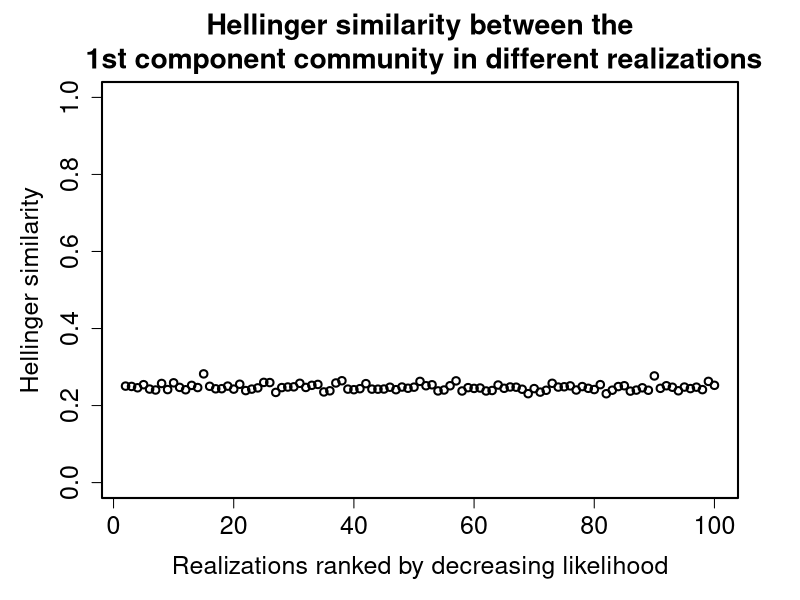
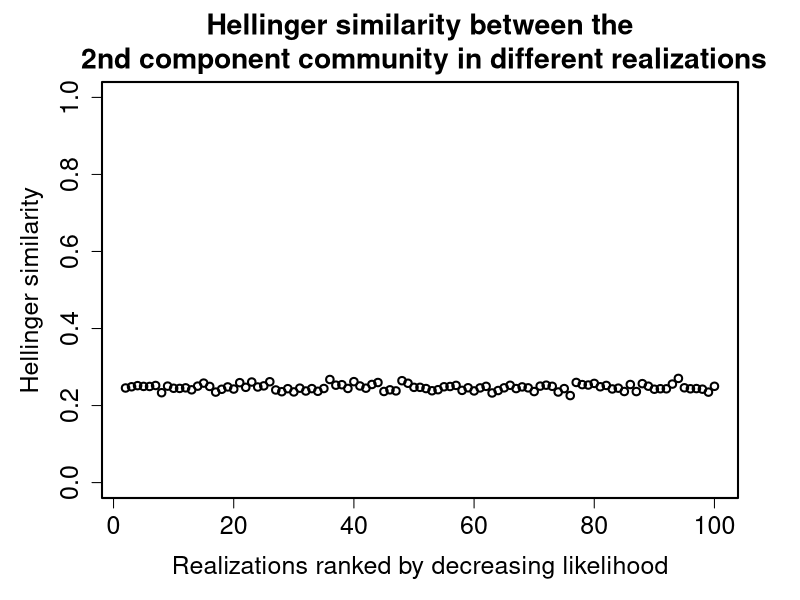
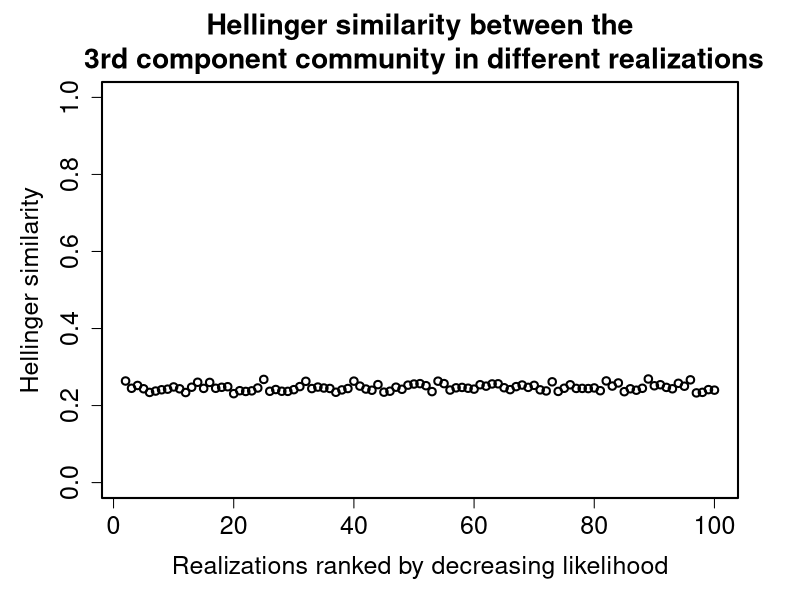
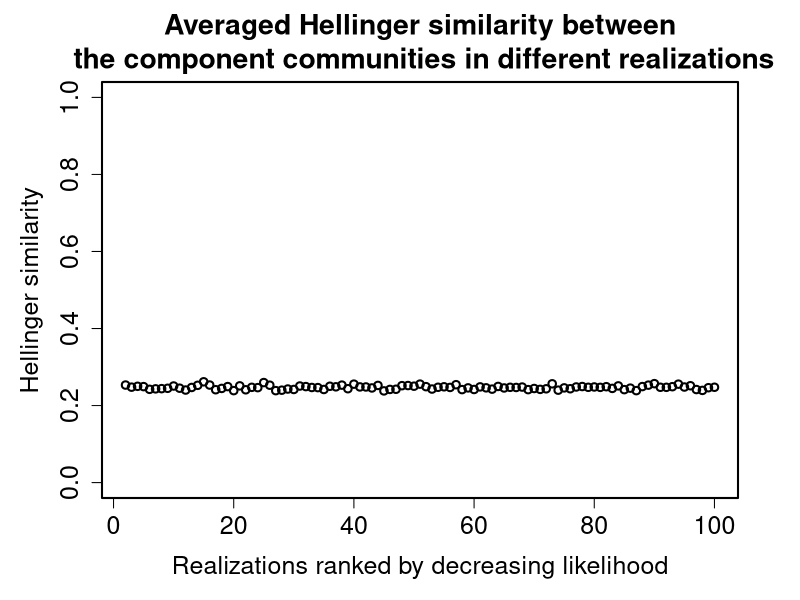

Reproduce these figures in R, in order.
# Required to use the function rdirichlet :
library(gtools)

nb_samples = 1131
nb_topics=3
nb_motus=10000
nb_real = 100
dirich_alpha = 0.05

Hellinger = vector(mode="list",length=nb_real-1)
for (r in 1:nb_real)
{
  Sample_composition = matrix(nrow=nb_samples,ncol=nb_topics,data=0)
  # Random samples: 
#   for (j in 1:nb_samples)
#   {
#     Draw = sort(runif(nb_topics-1),decreasing=F)
#     Sample_composition[j,1] = Draw[1]
#     for (k in 2:(nb_topics-1))
#     {
#       Sample_composition[j,k] = Draw[k]-Draw[k-1]
#     } 
#     Sample_composition[j,nb_topics] = 1-Draw[nb_topics-1]
#   }
  # Dirichlet samples:
  for (j in 1:nb_samples)
  {
    Sample_composition[j,] = rdirichlet(1,rep(dirich_alpha,nb_topics)) 
  }
  KL_Sample_composition = matrix(nrow=nb_samples,ncol=nb_topics)
  for (j in 1:nb_samples)
  {
    for (k in 1:nb_topics)
      KL_Sample_composition[j,k] = Sample_composition[j,k]/sum(Sample_composition[,k])
  }
  if (r==1)
  {
    KL_Sample_composition1 = KL_Sample_composition
  } else 
  {
    Similarity = 1 - 1/sqrt(2)*dist(t(sqrt(cbind(KL_Sample_composition1,KL_Sample_composition))),
                                    method = "euclidean", diag = FALSE, upper = FALSE)
    Hellinger[[r-1]] = as.matrix(Similarity)[(nb_topics+1):(2*nb_topics),1:nb_topics]
  }
}

setwd("/Users/guilhemsommeria-klein/Desktop/These/Donnees_PetitPlateau/Test_data")

# Plotting one of the topic in one of the realization, to see how it looks like
#library(plotrix)
#pdf("Spatial distribution.pdf")
# spatial_topicmix = matrix(nrow=29,ncol=39)
# for (j in 1:39)
# {
#   for (i in 1:29)
#   {
#     spatial_topicmix[i,j] = Sample_composition[(j-1)*29+i,1]
#   }
# }
# par(cex.lab=1.5,cex.main=1.7,cex.axis=2)
# color2D.matplot(spatial_topicmix,c(226/255,2/255),c(226/255,63/255),c(226/255,165/255),
#                 extremes=NA,cellcolors=NA,show.legend=F,nslices=10,xlab="",xrange=c(0,1),
#                 ylab="",do.hex=FALSE,axes=FALSE,show.values=FALSE,vcol="white",vcex=1,
#                 border=NA,na.color="white")
# axis(2, at=c(0,5,10,15,20,25,30), labels=c("","50","100","150","200","250","300"))
# axis(1, at=c(0,5,10,15,20,25,30,35,40), labels=c("0","","100","","200","","300","","400"))
#dev.off()

Topic_comparison = matrix(nrow=nb_real-1,ncol=nb_topics)
for (r in 2:nb_real)
  Topic_comparison[r-1,] = apply(Hellinger[[r-1]],1,max)
#save(Topic_comparison,file="Topic_comparison.Rdata")

#mean(Topic_comparison[,1])
mean(apply(Topic_comparison,1,mean))

pdf("Topic_Hellinger_similarity_between_random_real_3t10000mot100r_dirichletsamples0.05.pdf")
par(cex.lab=1.5,cex.main=1.7,cex.axis=1.5,lwd=2)
# par(mar = c(bottom, left, top, right))
par(mar = c(5, 5, 4, 3) + 0.1)
for (k in 1:nb_topics)
{
  if (k == 1)
    tag = "st"
  else if (k == 2)
    tag = "nd"
  else if (k == 3)
    tag = "rd"
  else tag = "th"
  plot(seq(2,nb_real,1),Topic_comparison[,k],ylim=c(0,1),type="p",main = paste("Hellinger similarity between the\n ",k,tag," component community in different realizations",sep=""),
       xlab = "Realizations ranked by decreasing likelihood", ylab = "Hellinger similarity")
}
dev.off()

pdf("Topic_Hellinger_similarity_between_real_averaged_3t10000mot100r_dirichletsamples0.05.pdf")  
par(cex.lab=1.5,cex.main=1.7,cex.axis=1.5,lwd=2)
# par(mar = c(bottom, left, top, right))
par(mar = c(5, 5, 4, 3) + 0.1)
plot(seq(2,nb_real,1),apply(Topic_comparison,1,mean),ylim=c(0,1),type="p", main = "Averaged Hellinger similarity between\n the component communities in different realizations",
     xlab = "Realizations ranked by decreasing likelihood", ylab = "Hellinger similarity")
dev.off()

